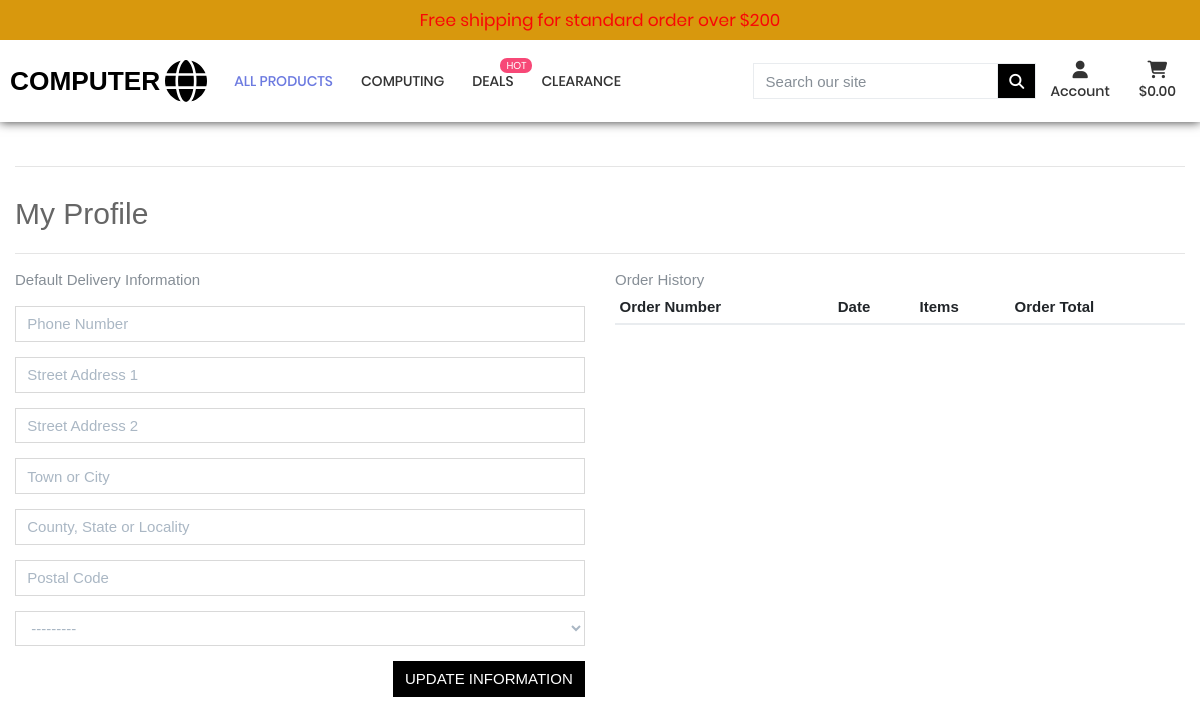
The app's page /profile/ (signed in), older data.
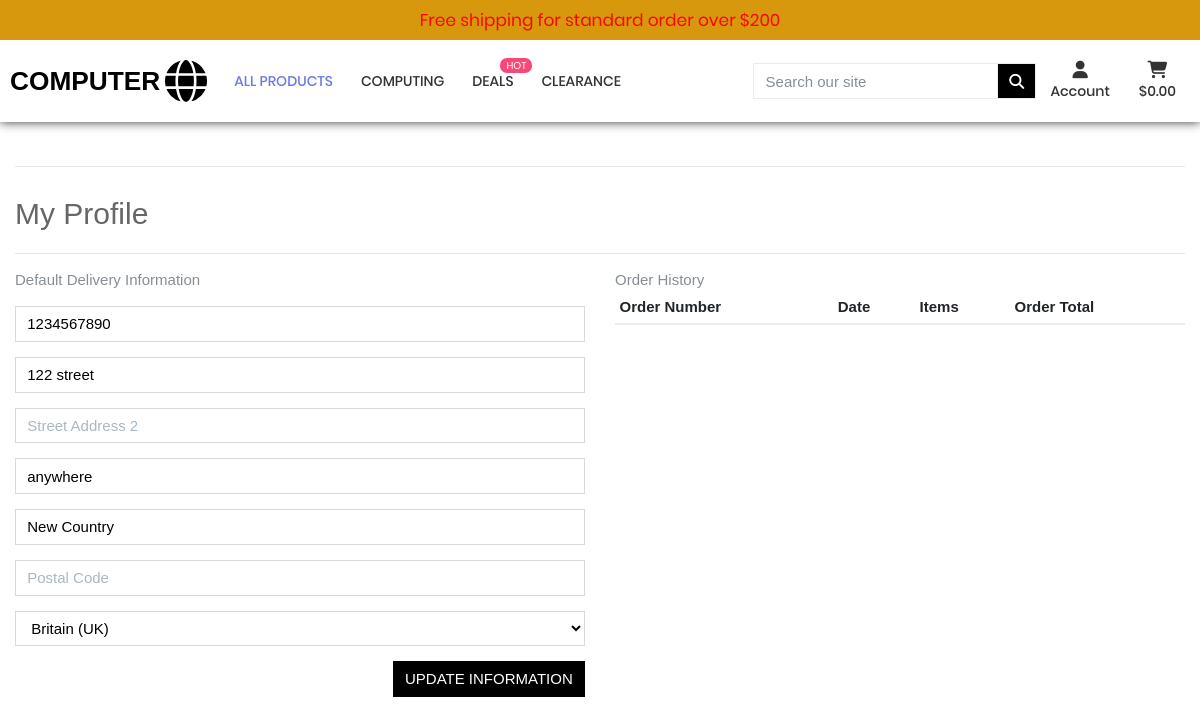
The same page, newer data.
### profiles/models.py (models this page shows, shortened)
class UserProfile(models.Model):
    user = models.OneToOneField(User, on_delete=models.CASCADE)
    default_phone_number = models.CharField(max_length=20, null=True, blank=True)
    default_street_address1 = models.CharField(max_length=80, null=True, blank=True)
    default_street_address2 = models.CharField(max_length=80, null=True, blank=True)
    default_town_or_city = models.CharField(max_length=40, null=True, blank=True)
    default_county = models.CharField(max_length=80, null=True, blank=True)
    default_postcode = models.CharField(max_length=20, null=True, blank=True)
    default_country = CountryField(blank_label='Country', null=True, blank=True)

### profiles/views.py (the view)
# urls.py: path('profile/', include('profiles.urls')),
def profile(request):
    profile = get_object_or_404(UserProfile, user=request.user)
    if request.method == 'POST':
        form = UserProfileForm(request.POST, instance=profile)
        if form.is_valid():
            form.save()
            messages.success(request, 'Profile updated successfully')
    form = UserProfileForm(instance=profile)
    orders = profile.orders.all()
    template = 'profiles/profile.html'
    context = {
        'form': form,
        'orders': orders,
        'on_profile_page': True
    }
    return render(request, template, context)

### profiles/forms.py
class UserProfileForm(forms.ModelForm):
    class Meta:
        model = UserProfile
        exclude = ('user',)
    def __init__(self, *args, **kwargs):
        super().__init__(*args, **kwargs)
        placeholders = {
            'default_phone_number': 'Phone Number',
            'default_postcode': 'Postal Code',
            'default_town_or_city': 'Town or City',
            'default_street_address1': 'Street Address 1',
            'default_street_address2': 'Street Address 2',
            'default_county': 'County, State or Locality',
        }
        self.fields['default_phone_number'].widget.attrs['autofocus'] = True
        for field in self.fields:
            if field != 'default_country':
                if self.fields[field].required:
                    placeholder = f'{placeholders[field]} *'
                else:
                    placeholder = placeholders[field]
                self.fields[field].widget.attrs['placeholder'] = placeholder
            self.fields[field].widget.attrs['class'] = 'border-black rounded-0 profile-form-input'
            self.fields[field].label = False

### profiles/templates/profiles/profile.html (shortened to what this page needs)
{% extends "base.html" %}
{% load static %}
{% block extra_css %}
<link rel="stylesheet" href="{% static 'profiles/css/profile.css' %}">
{% endblock %}
{% block content %}
<div class="container p-t-150">
    <div class="row">
        <div class="col">
            <hr>
            <h2 class="logo-font mb-4">My Profile</h2>
            <hr>
        </div>
    </div>
    <div class="row">
        <div class="col-12 col-lg-6">
            <p class="text-muted">Default Delivery Information</p>
            <form class="mt-3" action="{% url 'profile' %}" method="POST" id="profile-update-form">
                {{ form|crispy }}
                <button class="btn btn-black rounded-0 text-uppercase float-right">Update Information</button>
            </form>
        </div>
        <div class="col-12 col-lg-6">
            <p class="text-muted">Order History</p>
            <div class="order-history table-responsive">
                <table class="table table-sm table-borderless">
                    <thead>
                        <tr>
                            <th>Order Number</th>
                            <th>Date</th>
                            <th>Items</th>
                            <th>Order Total</th>
                        </tr>
                    </thead>
                </table>
            </div>
        </div>
    </div>
    {% endblock %}

Row changes from the older to the newer data that the page shows:
changed UserProfile: default_phone_number (not shown) → "1234567890"; default_street_address1 (not shown) → "122 street"; default_town_or_city (not shown) → "anywhere"; default_county (not shown) → "New Country"; default_country "---------" → "Britain (UK)"
